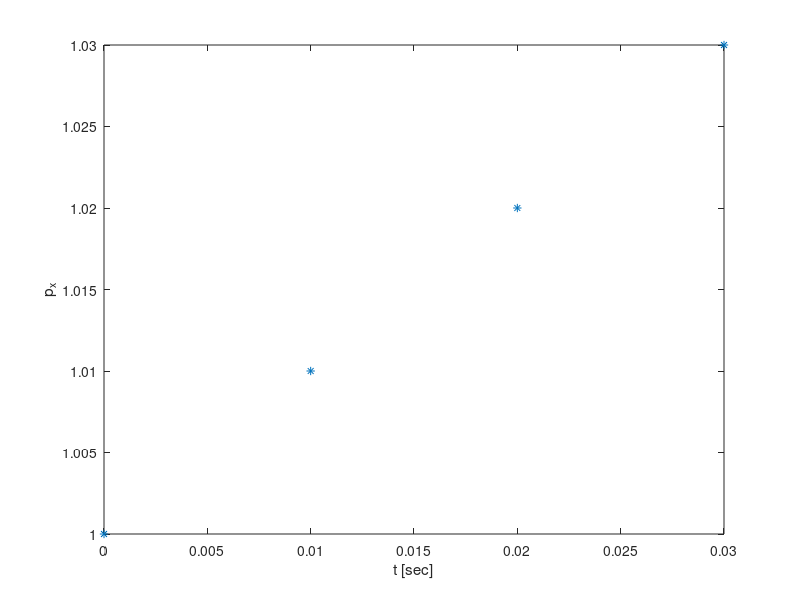

MATLAB code to generate this figure:
% ECE 8 Lecture 5 -- Calculate position trajectory of the brick using a discrete-time
% model
close all;
clear all;

%  step size (in seconds)
Delta = 0.01;

% define initial position
p_x0 = 1;

% velocity
v_x0 = 1;
v_x1 = 1;
v_x2 = 1;


% calculate p_x1--------------the following can be replaced with loop
p_x1 = p_x0 + Delta * v_x0;

% calculate p_x2
p_x2 = p_x1 + Delta * v_x1;

% calculate p_x3
p_x3 = p_x2 + Delta * v_x2;

% plot p_x's with respect to ordinary time t
p_x = [p_x0; p_x1; p_x2; p_x3];
t = [0; Delta; 2*Delta; 3*Delta];
plot(t,p_x,'*')
xlabel('t [sec]')
ylabel('p_x')